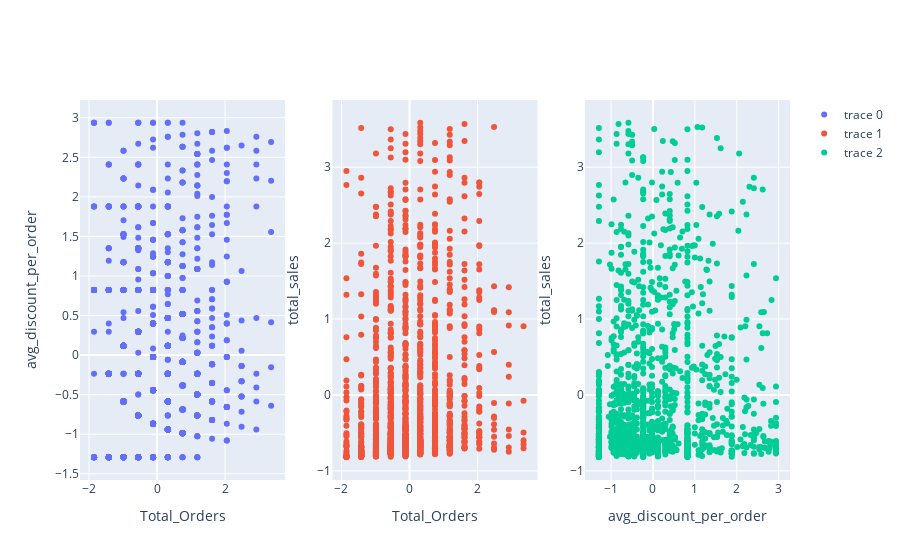

Here is the notebook cell this chart was saved with:
### Markdown cell above
## Dimensional Visualizations

Inspect your data and consider outlier removal and standardization/normalization.

### Code cell
fig = make_subplots(rows=1, cols=3)

fig.add_trace(
    go.Scatter(
        x=rfm_df_scaled["Total_Orders"], 
        y=rfm_df_scaled["avg_discount_per_order"], 
        mode="markers"
    ),
    row=1, col=1,
)

fig.update_xaxes(title_text="Total_Orders", row=1, col=1)
fig.update_yaxes(title_text="avg_discount_per_order", row=1, col=1)

fig.add_trace(
    go.Scatter(
        x=rfm_df_scaled["Total_Orders"], 
        y=rfm_df_scaled["total_sales"], 
        mode="markers"
    ),
    row=1, col=2
)

fig.update_xaxes(title_text="Total_Orders", row=1, col=2)
fig.update_yaxes(title_text="total_sales", row=1, col=2)

fig.add_trace(
    go.Scatter(
        x=rfm_df_scaled["avg_discount_per_order"], 
        y=rfm_df_scaled["total_sales"], 
        mode="markers"
    ),
    row=1, col=3
)

fig.update_xaxes(title_text="avg_discount_per_order", row=1, col=3)
fig.update_yaxes(title_text="total_sales", row=1, col=3)

### Figure 1 — Plotly figure (JSON) as saved in the notebook; plotly's stock layout.template omitted (floating-point values rounded to 4 significant figures; data arrays with more than 128 entries replaced by an {"elided": "..."} marker saying what was removed)
{"data": [{"mode": "markers", "type": "scatter", "x": {"elided": "1453 float values"}, "xaxis": "x", "y": {"elided": "1453 float values"}, "yaxis": "y"}, {"mode": "markers", "type": "scatter", "x": {"elided": "1453 float values"}, "xaxis": "x2", "y": {"elided": "1453 float values"}, "yaxis": "y2"}, {"mode": "markers", "type": "scatter", "x": {"elided": "1453 float values"}, "xaxis": "x3", "y": {"elided": "1453 float values"}, "yaxis": "y3"}], "layout": {"xaxis": {"anchor": "y", "domain": [0, 0.2889], "title": {"text": "Total_Orders"}}, "xaxis2": {"anchor": "y2", "domain": [0.3556, 0.6444], "title": {"text": "Total_Orders"}}, "xaxis3": {"anchor": "y3", "domain": [0.7111, 1], "title": {"text": "avg_discount_per_order"}}, "yaxis": {"anchor": "x", "domain": [0, 1], "title": {"text": "avg_discount_per_order"}}, "yaxis2": {"anchor": "x2", "domain": [0, 1], "title": {"text": "total_sales"}}, "yaxis3": {"anchor": "x3", "domain": [0, 1], "title": {"text": "total_sales"}}}}
